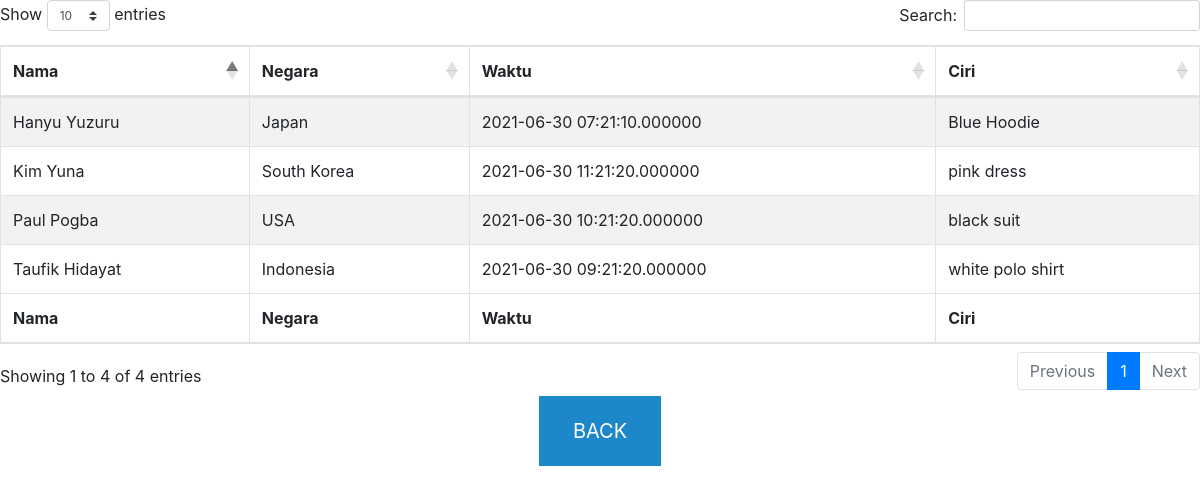
Page /sorting.php on the committed database.
### tables this page shows
CREATE TABLE `data` (
  `id` int(20) NOT NULL,
  `nama` varchar(20) NOT NULL,
  `negara` varchar(20) NOT NULL,
  `waktu` datetime(6) NOT NULL,
  `ciri` varchar(40) NOT NULL
);

### sorting.php (the view, shortened to what this page needs)
<?php
    include('koneksi3.php');
    $SQL = mysqli_query($conn, "SELECT * FROM data ORDER BY ciri DESC");
?>
<!DOCTYPE html>
<html>
	<head>
		<link rel="stylesheet" href="https://maxcdn.bootstrapcdn.com/bootstrap/4.0.0/css/bootstrap.min.css">
		<link rel="stylesheet" href="https://cdnjs.cloudflare.com/ajax/libs/twitter-bootstrap/4.0.0/css/bootstrap.css">
		<link rel="stylesheet" type="text/css" href="https://cdn.datatables.net/1.10.16/css/dataTables.bootstrap4.min.css">
	</head>
	<body>
		<table id="example" class="table table-striped table-bordered" width="100%" cellspacing="0">
        <thead>
            <tr>
                <th>Nama</th>
                <th>Negara</th>
                <th>Waktu</th>
                <th>Ciri</th>
            </tr>
        </thead>
        <tfoot>
            <tr>
                <th>Nama</th>
                <th>Negara</th>
                <th>Waktu</th>
                <th>Ciri</th>
            </tr>
        </tfoot>
        <tbody>
            <?php while($data = mysqli_fetch_array($SQL)){ ?>
                <tr>
                    <td><?= $data['nama'] ?></td>
                    <td><?= $data['negara'] ?></td>
                    <td><?= $data['waktu'] ?></td>
                    <td><?= $data['ciri'] ?></td>
                </tr>
            <?php } ?>
        </tbody>
    </table>
  </head>
  <body>
      <center>
    <a href="data.php" class="button">BACK</a>
    </center>
  </body>
	</body>
</html>

### sorting.php (style rules this page uses)
.button { background-color: #1c87c9; border: none; color: white; padding: 20px 34px; text-align: center; text-decoration: none; display: inline-block; font-size: 20px; margin: 4px 2px; cursor: pointer; }

### rows in the picture
data: nama "Taufik Hidayat", negara "Indonesia", waktu "2021-06-30 09:21:20.000000", ciri "white polo shirt"
data: nama "Kim Yuna", negara "South Korea", waktu "2021-06-30 11:21:20.000000", ciri "pink dress"
data: nama "Hanyu Yuzuru", negara "Japan", waktu "2021-06-30 07:21:10.000000", ciri "Blue Hoodie"
data: nama "Paul Pogba", negara "USA", waktu "2021-06-30 10:21:20.000000", ciri "black suit"
